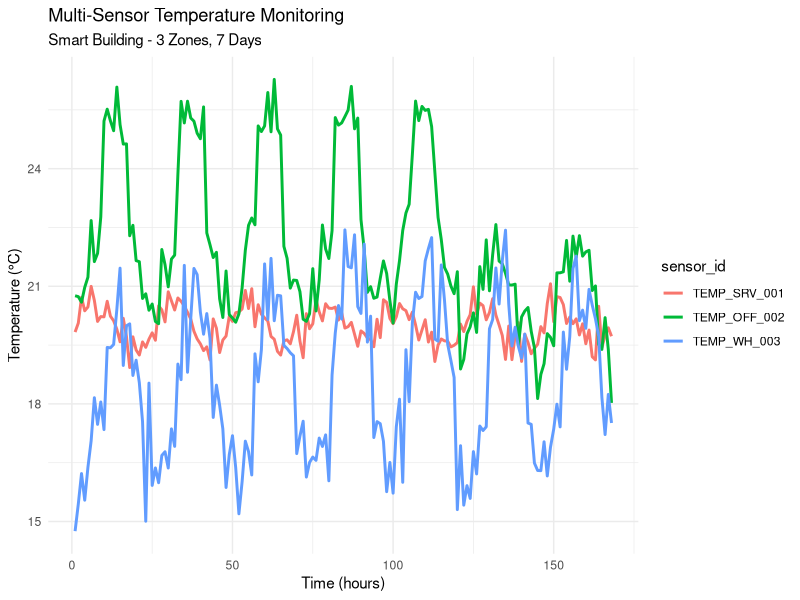
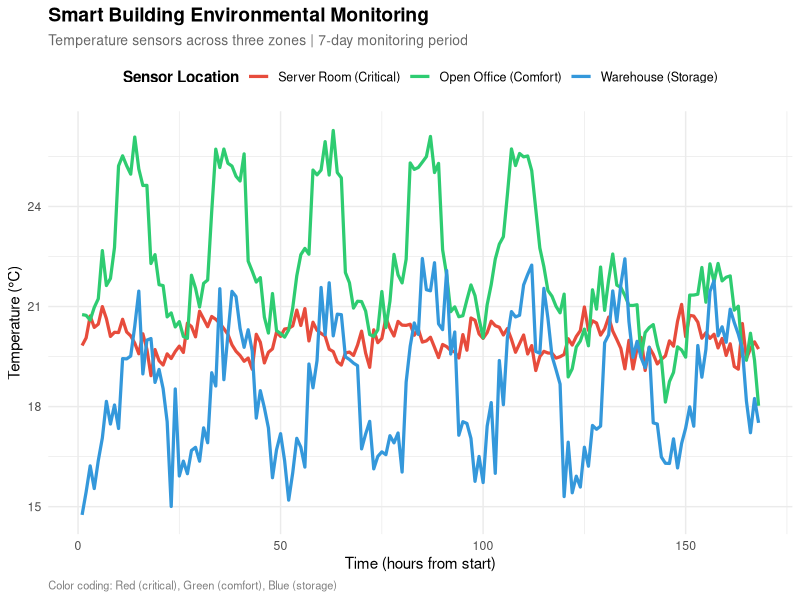
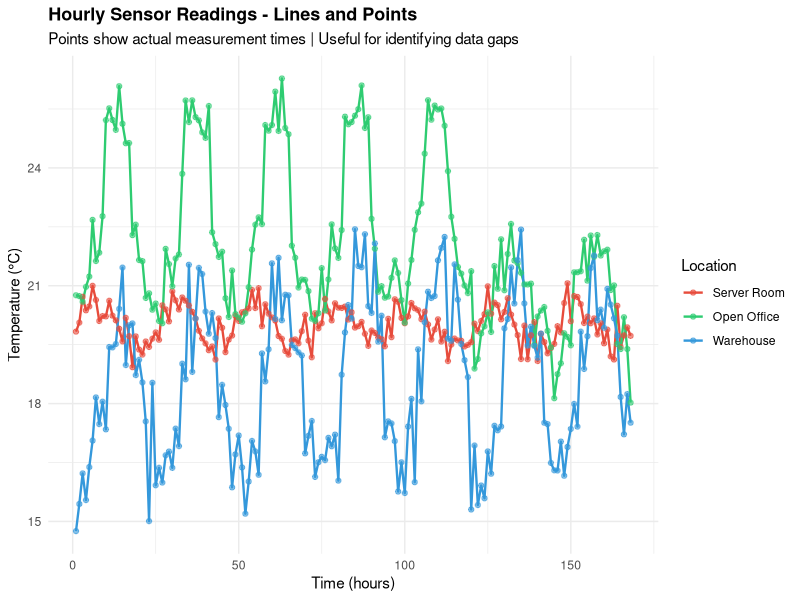
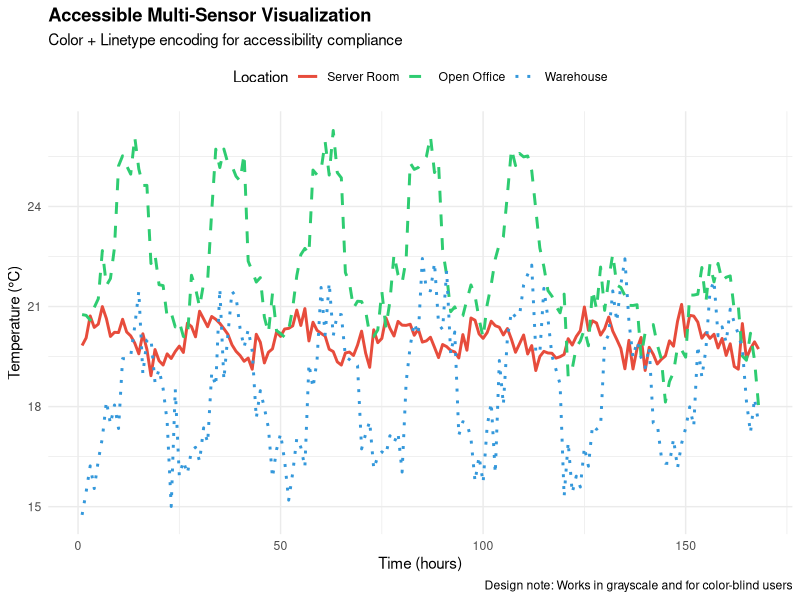
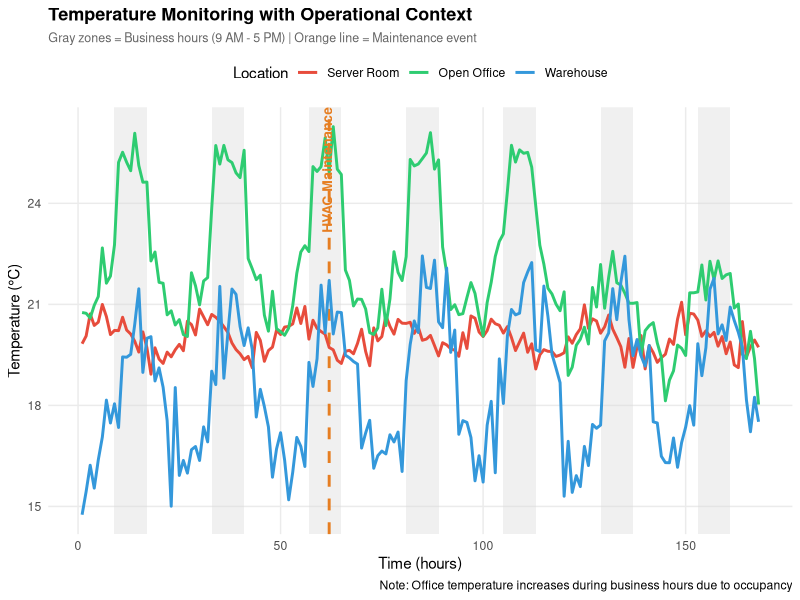
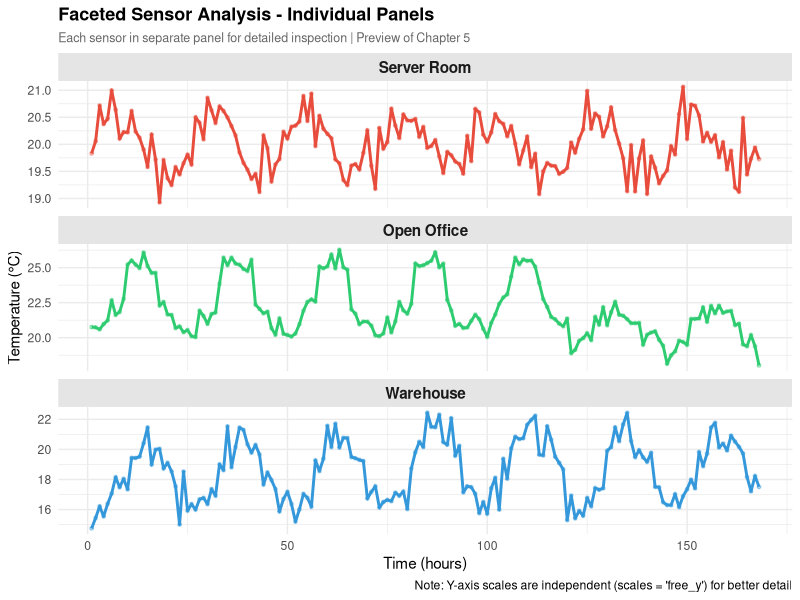

Recreate these plots in R, in order.
# ==============================================================================
# Chapter 2: Multi-Sensor IoT Data Visualization
# R Code for all examples
# ==============================================================================

# Load required libraries
library(ggplot2)

# Set seed for reproducibility
set.seed(123)

# ==============================================================================
# DATA GENERATION - Multi-Sensor IoT System
# ==============================================================================

# Generate synthetic data from 3 temperature sensors in a smart building
# Scenario: Environmental monitoring across different zones
# Duration: 7 days (168 hours) per sensor
# Total: 504 readings (3 sensors × 168 hours)

generate_multisensor_data <- function() {
  # Time parameters
  hours <- 168  # 7 days × 24 hours
  hour_sequence <- 1:hours
  
  # Create timestamp sequence starting from Monday, December 2, 2024
  timestamps <- seq(
    from = as.POSIXct("2024-12-02 00:00:00", tz = "UTC"),
    by = "hour",
    length.out = hours
  )
  
  # Extract time features for patterns
  day_of_week <- as.numeric(format(timestamps, "%u"))  # 1=Mon, 7=Sun
  hour_of_day <- as.numeric(format(timestamps, "%H"))  # 0-23
  
  # Is it business hours? (9 AM - 5 PM, Monday-Friday)
  is_business_hours <- (hour_of_day >= 9 & hour_of_day < 17) & (day_of_week <= 5)
  is_weekend <- day_of_week >= 6
  
  # ===========================================================================
  # SENSOR 1: Server Room - TEMP_SRV_001
  # ===========================================================================
  # Tight temperature control, critical for equipment
  
  srv_base_temp <- 20
  srv_noise <- rnorm(hours, mean = 0, sd = 0.3)  # Very low noise
  srv_daily_cycle <- 0.5 * sin(2 * pi * hour_of_day / 24)  # Minimal cycle
  
  srv_temperature <- srv_base_temp + srv_daily_cycle + srv_noise
  
  srv_data <- data.frame(
    timestamp = timestamps,
    hour = hour_sequence,
    temperature = srv_temperature,
    sensor_id = "TEMP_SRV_001",
    location = "Server Room",
    zone_type = "server_room",
    stringsAsFactors = FALSE
  )
  
  # ===========================================================================
  # SENSOR 2: Office Area - TEMP_OFF_002
  # ===========================================================================
  # Moderate control, comfort-focused, responds to occupancy
  
  off_base_temp <- 22
  off_noise <- rnorm(hours, mean = 0, sd = 0.5)
  
  # Warmer during business hours (people and equipment heat)
  off_business_effect <- ifelse(is_business_hours, 2, 0)
  
  # Cooler on weekends (HVAC setback)
  off_weekend_effect <- ifelse(is_weekend, -1.5, 0)
  
  # Daily cycle
  off_daily_cycle <- 1.5 * sin(2 * pi * (hour_of_day - 6) / 24)
  
  off_temperature <- off_base_temp + off_daily_cycle + 
                     off_business_effect + off_weekend_effect + off_noise
  
  off_data <- data.frame(
    timestamp = timestamps,
    hour = hour_sequence,
    temperature = off_temperature,
    sensor_id = "TEMP_OFF_002",
    location = "Open Office",
    zone_type = "office",
    stringsAsFactors = FALSE
  )
  
  # ===========================================================================
  # SENSOR 3: Warehouse - TEMP_WH_003
  # ===========================================================================
  # Loose control, more affected by external conditions
  
  wh_base_temp <- 18
  wh_noise <- rnorm(hours, mean = 0, sd = 0.8)
  
  # Larger daily temperature swing
  wh_daily_cycle <- 2.5 * sin(2 * pi * (hour_of_day - 8) / 24)
  
  # Weather simulation (gradual warming trend over the week)
  wh_weather_trend <- 0.01 * hour_sequence
  
  # Weekend effect (less activity, slightly cooler)
  wh_weekend_effect <- ifelse(is_weekend, -1, 0)
  
  wh_temperature <- wh_base_temp + wh_daily_cycle + 
                    wh_weather_trend + wh_weekend_effect + wh_noise
  
  wh_data <- data.frame(
    timestamp = timestamps,
    hour = hour_sequence,
    temperature = wh_temperature,
    sensor_id = "TEMP_WH_003",
    location = "Warehouse",
    zone_type = "warehouse",
    stringsAsFactors = FALSE
  )
  
  # ===========================================================================
  # Combine all sensor data
  # ===========================================================================
  
  all_sensors <- rbind(srv_data, off_data, wh_data)
  
  # Set factor levels for consistent ordering
  all_sensors$sensor_id <- factor(
    all_sensors$sensor_id,
    levels = c("TEMP_SRV_001", "TEMP_OFF_002", "TEMP_WH_003")
  )
  
  all_sensors$location <- factor(
    all_sensors$location,
    levels = c("Server Room", "Open Office", "Warehouse")
  )
  
  return(all_sensors)
}

# Generate the multi-sensor data
sensor_data <- generate_multisensor_data()

# Quick look at the data
cat("=== Multi-Sensor IoT Data Generated ===\n")
head(sensor_data, 12)
cat("\n")

# Summary statistics by sensor
cat("=== Temperature Statistics by Sensor ===\n")
aggregate(temperature ~ sensor_id + location, data = sensor_data, 
          FUN = function(x) c(mean = round(mean(x), 2), 
                              sd = round(sd(x), 2),
                              min = round(min(x), 2),
                              max = round(max(x), 2)))

cat("\n=== Data Structure ===\n")
cat("Total readings:", nrow(sensor_data), "\n")
cat("Sensors:", length(unique(sensor_data$sensor_id)), "\n")
cat("Duration:", max(sensor_data$hour), "hours (", 
    max(sensor_data$hour)/24, "days)\n")
cat("Readings per sensor:", nrow(sensor_data) / length(unique(sensor_data$sensor_id)), "\n\n")


# ==============================================================================
# EXAMPLE 1: Basic Multi-Sensor Line Plot
# ==============================================================================
# Objective: Plot all sensors with automatic color coding
# New concepts: aes(color = sensor_id), automatic legend
# IoT Context: Quick comparison of all sensors

example1 <- ggplot(sensor_data, aes(x = hour, y = temperature, color = sensor_id)) +
  geom_line(linewidth = 1.0) +
  labs(
    title = "Multi-Sensor Temperature Monitoring",
    subtitle = "Smart Building - 3 Zones, 7 Days",
    x = "Time (hours)",
    y = "Temperature (°C)"
  ) +
  theme_minimal()

print(example1)

# Save plot (optional)
# ggsave("figures/chapter02_example1.png", example1, width = 12, height = 6, dpi = 300)


# ==============================================================================
# EXAMPLE 2: Custom Colors and Legend Positioning
# ==============================================================================
# Objective: Assign meaningful colors and optimize legend
# New concepts: scale_color_manual(), theme(legend.position), custom legend title
# IoT Context: Use color coding that matches monitoring system conventions

example2 <- ggplot(sensor_data, aes(x = hour, y = temperature, color = sensor_id)) +
  geom_line(linewidth = 1.1) +
  scale_color_manual(
    values = c(
      "TEMP_SRV_001" = "#E74C3C",  # Red for critical server room
      "TEMP_OFF_002" = "#2ECC71",  # Green for comfortable office
      "TEMP_WH_003" = "#3498DB"    # Blue for cool warehouse
    ),
    labels = c(
      "TEMP_SRV_001" = "Server Room (Critical)",
      "TEMP_OFF_002" = "Open Office (Comfort)",
      "TEMP_WH_003" = "Warehouse (Storage)"
    )
  ) +
  labs(
    title = "Smart Building Environmental Monitoring",
    subtitle = "Temperature sensors across three zones | 7-day monitoring period",
    x = "Time (hours from start)",
    y = "Temperature (°C)",
    color = "Sensor Location",
    caption = "Color coding: Red (critical), Green (comfort), Blue (storage)"
  ) +
  theme_minimal() +
  theme(
    legend.position = "top",
    legend.direction = "horizontal",
    legend.title = element_text(face = "bold", size = 11),
    legend.text = element_text(size = 9),
    plot.title = element_text(size = 14, face = "bold"),
    plot.subtitle = element_text(size = 10, color = "gray40"),
    plot.caption = element_text(size = 8, color = "gray50", hjust = 0)
  )

print(example2)


# ==============================================================================
# EXAMPLE 3: Add Data Points to Show Readings
# ==============================================================================
# Objective: Combine lines and points to visualize sampling
# New concepts: geom_point(), layering, alpha transparency
# IoT Context: Show actual measurement times, identify gaps

example3 <- ggplot(sensor_data, aes(x = hour, y = temperature, color = sensor_id)) +
  geom_line(linewidth = 0.8) +
  geom_point(size = 1.5, alpha = 0.6) +
  scale_color_manual(
    values = c(
      "TEMP_SRV_001" = "#E74C3C",
      "TEMP_OFF_002" = "#2ECC71",
      "TEMP_WH_003" = "#3498DB"
    ),
    labels = c(
      "TEMP_SRV_001" = "Server Room",
      "TEMP_OFF_002" = "Open Office",
      "TEMP_WH_003" = "Warehouse"
    )
  ) +
  labs(
    title = "Hourly Sensor Readings - Lines and Points",
    subtitle = "Points show actual measurement times | Useful for identifying data gaps",
    x = "Time (hours)",
    y = "Temperature (°C)",
    color = "Location"
  ) +
  theme_minimal() +
  theme(
    legend.position = "right",
    plot.title = element_text(face = "bold", size = 13)
  )

print(example3)


# ==============================================================================
# EXAMPLE 4: Multiple Visual Channels (Color + Linetype)
# ==============================================================================
# Objective: Add linetype for accessibility (color-blind friendly)
# New concepts: aes(linetype = sensor_id), scale_linetype_manual()
# IoT Context: Accessible monitoring for all users, grayscale compatibility

example4 <- ggplot(sensor_data, aes(x = hour, y = temperature, 
                                     color = sensor_id, linetype = sensor_id)) +
  geom_line(linewidth = 1.0) +
  scale_color_manual(
    values = c(
      "TEMP_SRV_001" = "#E74C3C",
      "TEMP_OFF_002" = "#2ECC71",
      "TEMP_WH_003" = "#3498DB"
    ),
    labels = c(
      "TEMP_SRV_001" = "Server Room",
      "TEMP_OFF_002" = "Open Office",
      "TEMP_WH_003" = "Warehouse"
    )
  ) +
  scale_linetype_manual(
    values = c(
      "TEMP_SRV_001" = "solid",     # Critical sensor - solid line
      "TEMP_OFF_002" = "dashed",    # Office - dashed
      "TEMP_WH_003" = "dotted"      # Warehouse - dotted
    ),
    labels = c(
      "TEMP_SRV_001" = "Server Room",
      "TEMP_OFF_002" = "Open Office",
      "TEMP_WH_003" = "Warehouse"
    )
  ) +
  labs(
    title = "Accessible Multi-Sensor Visualization",
    subtitle = "Color + Linetype encoding for accessibility compliance",
    x = "Time (hours)",
    y = "Temperature (°C)",
    color = "Location",
    linetype = "Location",
    caption = "Design note: Works in grayscale and for color-blind users"
  ) +
  theme_minimal() +
  theme(
    legend.position = "top",
    plot.title = element_text(face = "bold")
  )

print(example4)


# ==============================================================================
# EXAMPLE 5: Highlight Working Hours and Events
# ==============================================================================
# Objective: Add context with business hours and maintenance events
# New concepts: geom_rect() for time periods, vertical lines for events
# IoT Context: Explain temperature variations with building operations

# Calculate business hours rectangles (9 AM - 5 PM, weekdays)
# Days: Mon-Fri of first week, Mon-Fri of second week (partial)
business_periods <- data.frame(
  xmin = c(9, 33, 57, 81, 105, 129, 153),      # Start hours (Mon-Fri)
  xmax = c(17, 41, 65, 89, 113, 137, 161),     # End hours
  label = c("Mon", "Tue", "Wed", "Thu", "Fri", "Mon", "Tue")
)

# Maintenance event on Wednesday afternoon
maintenance_hour <- 62  # Wednesday, 2 PM

example5 <- ggplot(sensor_data, aes(x = hour, y = temperature, color = sensor_id)) +
  # Add business hours shading (behind everything)
  geom_rect(data = business_periods,
            aes(xmin = xmin, xmax = xmax, ymin = -Inf, ymax = Inf),
            fill = "gray85", alpha = 0.4, inherit.aes = FALSE) +
  
  # Vertical line for maintenance event
  geom_vline(xintercept = maintenance_hour, 
             linetype = "dashed", 
             color = "#E67E22", 
             linewidth = 1.0) +
  
  # Sensor data lines
  geom_line(linewidth = 1.0) +
  
  # Annotation for maintenance
  annotate("text", x = maintenance_hour + 2, y = 25,
           label = "HVAC Maintenance",
           angle = 90, vjust = -0.5,
           color = "#E67E22", size = 3.5, fontface = "bold") +
  
  # Custom colors
  scale_color_manual(
    values = c(
      "TEMP_SRV_001" = "#E74C3C",
      "TEMP_OFF_002" = "#2ECC71",
      "TEMP_WH_003" = "#3498DB"
    ),
    labels = c(
      "TEMP_SRV_001" = "Server Room",
      "TEMP_OFF_002" = "Open Office",
      "TEMP_WH_003" = "Warehouse"
    )
  ) +
  
  labs(
    title = "Temperature Monitoring with Operational Context",
    subtitle = "Gray zones = Business hours (9 AM - 5 PM) | Orange line = Maintenance event",
    x = "Time (hours)",
    y = "Temperature (°C)",
    color = "Location",
    caption = "Note: Office temperature increases during business hours due to occupancy"
  ) +
  
  theme_minimal() +
  theme(
    legend.position = "top",
    plot.title = element_text(face = "bold", size = 13),
    plot.subtitle = element_text(size = 9, color = "gray40"),
    panel.grid.minor = element_blank()
  )

print(example5)


# ==============================================================================
# EXAMPLE 6 (BONUS): Faceted Sensor Comparison
# ==============================================================================
# Objective: Separate panels for each sensor (preview of Chapter 5)
# New concepts: facet_wrap(), scales parameter
# IoT Context: Detailed individual sensor analysis

example6 <- ggplot(sensor_data, aes(x = hour, y = temperature)) +
  geom_line(aes(color = sensor_id), linewidth = 1.0, show.legend = FALSE) +
  geom_point(aes(color = sensor_id), size = 1, alpha = 0.4, show.legend = FALSE) +
  
  # Facet by sensor
  facet_wrap(~ location, ncol = 1, scales = "free_y") +
  
  # Custom colors
  scale_color_manual(
    values = c(
      "TEMP_SRV_001" = "#E74C3C",
      "TEMP_OFF_002" = "#2ECC71",
      "TEMP_WH_003" = "#3498DB"
    )
  ) +
  
  labs(
    title = "Faceted Sensor Analysis - Individual Panels",
    subtitle = "Each sensor in separate panel for detailed inspection | Preview of Chapter 5",
    x = "Time (hours)",
    y = "Temperature (°C)",
    caption = "Note: Y-axis scales are independent (scales = 'free_y') for better detail"
  ) +
  
  theme_minimal() +
  theme(
    plot.title = element_text(face = "bold", size = 13),
    plot.subtitle = element_text(size = 9, color = "gray40"),
    strip.text = element_text(face = "bold", size = 11),
    strip.background = element_rect(fill = "gray90", color = NA)
  )

print(example6)


# ==============================================================================
# SUMMARY AND COMPARISON
# ==============================================================================

cat("\n=== Chapter 2: All Examples Complete! ===\n")
cat("Example 1: Basic multi-sensor plot with automatic colors\n")
cat("Example 2: Custom colors and optimized legend\n")
cat("Example 3: Combined lines and points\n")
cat("Example 4: Accessible visualization (color + linetype)\n")
cat("Example 5: Contextual highlighting (business hours, events)\n")
cat("Example 6: Faceted comparison (preview)\n")
cat("\nUse print(example1), print(example2), etc. to view plots\n\n")


# ==============================================================================
# PRACTICE EXERCISES FOR IOT DEVELOPERS
# ==============================================================================

# Exercise 1: Add a 4th sensor and plot all four
cat("=== Practice Exercises ===\n")
cat("Exercise 1: Add a 4th sensor (hint: create new data and rbind)\n")
cat("Exercise 2: Use scale_color_brewer() with palette 'Set1'\n")
cat("Exercise 3: Highlight weekend periods instead of business hours\n")
cat("Exercise 4: Add threshold lines specific to each zone\n")
cat("Exercise 5: Create an alert visualization showing out-of-range sensors\n\n")

# Exercise 2: Use Brewer color palette
exercise2 <- ggplot(sensor_data, aes(x = hour, y = temperature, color = sensor_id)) +
  geom_line(linewidth = 1.0) +
  scale_color_brewer(palette = "Set1",
                     labels = c("Server Room", "Open Office", "Warehouse")) +
  labs(
    title = "Exercise 2: Using Brewer Color Palette",
    x = "Time (hours)",
    y = "Temperature (°C)",
    color = "Location"
  ) +
  theme_minimal()

# print(exercise2)

# Exercise 3: Highlight weekends
weekend_periods <- data.frame(
  xmin = c(5*24, 12*24),   # Start of Saturdays
  xmax = c(7*24, 14*24)    # End of Sundays
)

exercise3 <- ggplot(sensor_data, aes(x = hour, y = temperature, color = sensor_id)) +
  geom_rect(data = weekend_periods,
            aes(xmin = xmin, xmax = xmax, ymin = -Inf, ymax = Inf),
            fill = "lightblue", alpha = 0.2, inherit.aes = FALSE) +
  geom_line(linewidth = 1.0) +
  scale_color_manual(
    values = c("#E74C3C", "#2ECC71", "#3498DB"),
    labels = c("Server Room", "Open Office", "Warehouse")
  ) +
  labs(
    title = "Exercise 3: Highlighted Weekend Periods",
    subtitle = "Blue zones indicate weekends",
    x = "Time (hours)",
    y = "Temperature (°C)",
    color = "Location"
  ) +
  theme_minimal()

# print(exercise3)

cat("Chapter 2 Complete!\n")
cat("You've mastered multi-sensor visualization techniques.\n")
cat("Proceed to Chapter 3 for histogram and distribution analysis!\n")
